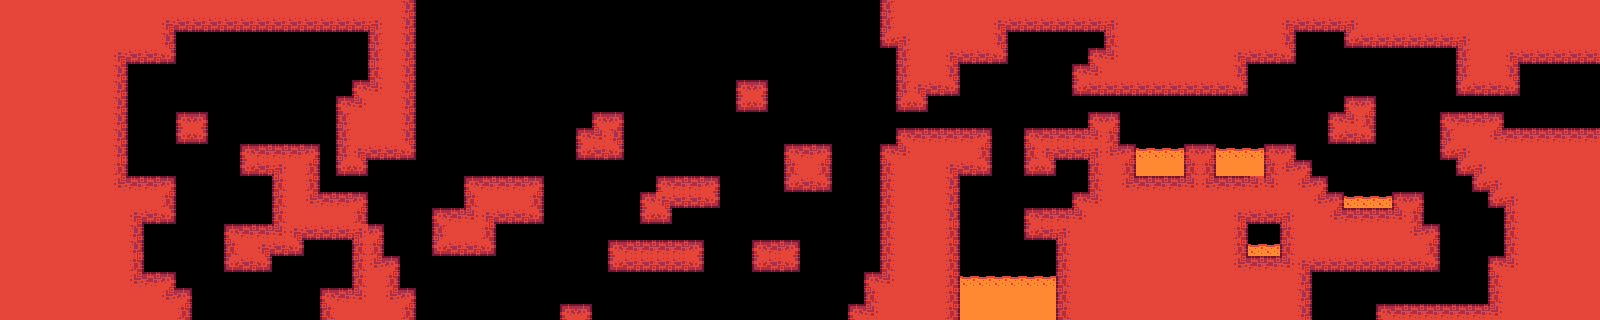

A level layout from a 2D game, rendered from its tile map. Below: a short description, then the map file with tile-grid data replaced by summaries:
An orthogonal 100x20 tile map with 16x16 px tiles, 2 tile layers (solids, decor), 2 tilesets and 45 objects (18x organ, 13x enemy, 6x fire, 3x fly, 3x shoot_enemy, ...).

<map version="1.2" tiledversion="1.2.4" orientation="orthogonal" renderorder="right-down" width="100" height="20" tilewidth="16" tileheight="16" infinite="0" nextlayerid="16" nextobjectid="202">
 <tileset firstgid="1" name="tilemap" tilewidth="16" tileheight="16" tilecount="295" columns="17">
  <image source="../atlases/tilemap.png" trans="aaff7f" width="272" height="272" />
  <tile id="0">
   <properties>
    <property name="solid" value="false" />
   </properties>
  </tile>
  <tile id="1">
   <properties>
    <property name="solid" value="true" />
   </properties>
  </tile>
  <tile id="2">
   <properties>
    <property name="solid" value="false" />
   </properties>
  </tile>
  <tile id="3">
   <properties>
    <property name="solid" value="false" />
   </properties>
  </tile>
  <tile id="4">
   <properties>
    <property name="solid" value="false" />
   </properties>
  </tile>
  <tile id="17">
   <properties>
    <property name="solid" value="false" />
   </properties>
  </tile>
  <tile id="18">
   <properties>
    <property name="solid" value="false" />
   </properties>
  </tile>
  <tile id="19">
   <properties>
    <property name="solid" value="false" />
   </properties>
  </tile>
  <tile id="20">
   <properties>
    <property name="solid" value="false" />
   </properties>
  </tile>
  <tile id="21">
   <properties>
    <property name="solid" value="false" />
   </properties>
  </tile>
  <tile id="34">
   <properties>
    <property name="solid" value="false" />
   </properties>
  </tile>
  <tile id="35">
   <properties>
    <property name="solid" value="false" />
   </properties>
  </tile>
  <tile id="36">
   <properties>
    <property name="solid" value="true" />
   </properties>
  </tile>
  <tile id="37">
   <properties>
    <property name="solid" value="true" />
   </properties>
  </tile>
  <tile id="38">
   <properties>
    <property name="solid" value="true" />
   </properties>
  </tile>
  <tile id="51">
   <properties>
    <property name="solid" value="true" />
   </properties>
  </tile>
  <tile id="52">
   <properties>
    <property name="solid" value="true" />
   </properties>
  </tile>
  <tile id="53">
   <properties>
    <property name="solid" value="true" />
   </properties>
  </tile>
  <tile id="54">
   <properties>
    <property name="solid" value="false" />
   </properties>
  </tile>
  <tile id="55">
   <properties>
    <property name="solid" value="false" />
   </properties>
  </tile>
  <tile id="68">
   <properties>
    <property name="solid" value="false" />
   </properties>
  </tile>
  <tile id="69">
   <properties>
    <property name="solid" value="false" />
   </properties>
  </tile>
  <tile id="70">
   <properties>
    <property name="solid" value="false" />
   </properties>
  </tile>
  <tile id="71">
   <properties>
    <property name="solid" value="false" />
   </properties>
  </tile>
  <tile id="72">
   <properties>
    <property name="solid" value="false" />
   </properties>
  </tile>
  <tile id="85">
   <properties>
    <property name="solid" value="false" />
   </properties>
  </tile>
  <tile id="86">
   <properties>
    <property name="solid" value="false" />
   </properties>
  </tile>
  <tile id="87">
   <properties>
    <property name="solid" value="false" />
   </properties>
  </tile>
  <tile id="88">
   <properties>
    <property name="solid" value="false" />
   </properties>
  </tile>
  <tile id="89">
   <properties>
    <property name="solid" value="false" />
   </properties>
  </tile>
  <tile id="102">
   <properties>
    <property name="solid" value="true" />
   </properties>
  </tile>
  <tile id="103">
   <properties>
    <property name="solid" value="true" />
   </properties>
  </tile>
  <tile id="104">
   <properties>
    <property name="solid" value="true" />
   </properties>
  </tile>
  <tile id="105">
   <properties>
    <property name="solid" value="true" />
   </properties>
  </tile>
  <tile id="106">
   <properties>
    <property name="solid" value="true" />
   </properties>
  </tile>
  <tile id="119">
   <properties>
    <property name="solid" value="true" />
   </properties>
  </tile>
  <tile id="120">
   <properties>
    <property name="solid" value="false" />
   </properties>
  </tile>
  <tile id="121">
   <properties>
    <property name="solid" value="false" />
   </properties>
  </tile>
  <tile id="122">
   <properties>
    <property name="solid" value="false" />
   </properties>
  </tile>
  <tile id="123">
   <properties>
    <property name="solid" value="false" />
   </properties>
  </tile>
  <tile id="136">
   <properties>
    <property name="solid" value="false" />
   </properties>
  </tile>
  <tile id="137">
   <properties>
    <property name="solid" value="false" />
   </properties>
  </tile>
  <tile id="138">
   <properties>
    <property name="solid" value="false" />
   </properties>
  </tile>
  <tile id="139">
   <properties>
    <property name="solid" value="false" />
   </properties>
  </tile>
  <tile id="140">
   <properties>
    <property name="solid" value="false" />
   </properties>
  </tile>
  <tile id="153">
   <properties>
    <property name="solid" value="false" />
   </properties>
  </tile>
  <tile id="154">
   <properties>
    <property name="solid" value="false" />
   </properties>
  </tile>
  <tile id="155">
   <properties>
    <property name="solid" value="false" />
   </properties>
  </tile>
  <tile id="156">
   <properties>
    <property name="solid" value="true" />
   </properties>
  </tile>
  <tile id="157">
   <properties>
    <property name="solid" value="true" />
   </properties>
  </tile>
  <tile id="170">
   <properties>
    <property name="solid" value="true" />
   </properties>
  </tile>
  <tile id="171">
   <properties>
    <property name="solid" value="true" />
   </properties>
  </tile>
  <tile id="172">
   <properties>
    <property name="solid" value="true" />
   </properties>
  </tile>
  <tile id="173">
   <properties>
    <property name="solid" value="true" />
   </properties>
  </tile>
  <tile id="174">
   <properties>
    <property name="solid" value="false" />
   </properties>
  </tile>
  <tile id="187">
   <properties>
    <property name="solid" value="false" />
   </properties>
  </tile>
  <tile id="188">
   <properties>
    <property name="solid" value="false" />
   </properties>
  </tile>
  <tile id="189">
   <properties>
    <property name="solid" value="false" />
   </properties>
  </tile>
  <tile id="190">
   <properties>
    <property name="solid" value="false" />
   </properties>
  </tile>
  <tile id="191">
   <properties>
    <property name="solid" value="false" />
   </properties>
  </tile>
  <tile id="204">
   <properties>
    <property name="solid" value="false" />
   </properties>
  </tile>
  <tile id="205">
   <properties>
    <property name="solid" value="false" />
   </properties>
  </tile>
  <tile id="206">
   <properties>
    <property name="solid" value="false" />
   </properties>
  </tile>
  <tile id="207">
   <properties>
    <property name="solid" value="false" />
   </properties>
  </tile>
  <tile id="208">
   <properties>
    <property name="solid" value="false" />
   </properties>
  </tile>
  <tile id="221">
   <properties>
    <property name="solid" value="false" />
   </properties>
  </tile>
  <tile id="222">
   <properties>
    <property name="solid" value="true" />
   </properties>
  </tile>
  <tile id="223">
   <properties>
    <property name="solid" value="true" />
   </properties>
  </tile>
  <tile id="224">
   <properties>
    <property name="solid" value="true" />
   </properties>
  </tile>
  <tile id="225">
   <properties>
    <property name="solid" value="true" />
   </properties>
  </tile>
  <tile id="238">
   <properties>
    <property name="solid" value="true" />
   </properties>
  </tile>
  <tile id="239">
   <properties>
    <property name="solid" value="true" />
   </properties>
  </tile>
  <tile id="240">
   <properties>
    <property name="solid" value="true" />
   </properties>
  </tile>
  <tile id="241">
   <properties>
    <property name="solid" value="true" />
   </properties>
  </tile>
  <tile id="242">
   <properties>
    <property name="solid" value="true" />
   </properties>
  </tile>
  <tile id="255">
   <properties>
    <property name="solid" value="true" />
   </properties>
  </tile>
  <tile id="256">
   <properties>
    <property name="solid" value="true" />
   </properties>
  </tile>
  <tile id="257">
   <properties>
    <property name="solid" value="true" />
   </properties>
  </tile>
  <tile id="258">
   <properties>
    <property name="solid" value="true" />
   </properties>
  </tile>
  <tile id="259">
   <properties>
    <property name="solid" value="true" />
   </properties>
  </tile>
  <tile id="272">
   <properties>
    <property name="solid" value="false" />
   </properties>
  </tile>
  <tile id="273">
   <properties>
    <property name="solid" value="false" />
   </properties>
  </tile>
  <tile id="274">
   <properties>
    <property name="solid" value="false" />
   </properties>
  </tile>
  <tile id="275">
   <properties>
    <property name="solid" value="false" />
   </properties>
  </tile>
  <tile id="276">
   <properties>
    <property name="solid" value="false" />
   </properties>
  </tile>
  <tile id="290">
   <properties>
    <property name="solid" value="true" />
   </properties>
  </tile>
  <tile id="291">
   <properties>
    <property name="solid" value="true" />
   </properties>
  </tile>
  <tile id="292">
   <properties>
    <property name="solid" value="true" />
   </properties>
  </tile>
  <tile id="308">
   <properties>
    <property name="solid" value="true" />
   </properties>
  </tile>
  <tile id="309">
   <properties>
    <property name="solid" value="true" />
   </properties>
  </tile>
  <tile id="310">
   <properties>
    <property name="solid" value="true" />
   </properties>
  </tile>
 </tileset>
 <tileset firstgid="312" name="tilemap" tilewidth="16" tileheight="16" tilecount="289" columns="17">
  <image source="../atlases/tilemap.png" width="272" height="272" />
 </tileset>
 <layer id="15" name="solids" width="100" height="20">
  <data>[2000 cells, 1031 non-empty, 30 distinct tile ids]</data>
 </layer>
 <layer id="14" name="decor" width="100" height="20">
  <data>[2000 cells, 0 non-empty, 0 distinct tile ids]</data>
 </layer>
 <objectgroup id="5" name="spawn">
  <object id="144" type="player" x="330.167" y="267.583" />
  <object id="145" type="fire" x="331.667" y="180.833" />
  <object id="147" type="fire" x="907.834" y="117.5" />
  <object id="148" type="fire" x="925.167" y="117.833" />
  <object id="149" type="fire" x="1113.5" y="101.167" />
  <object id="150" type="fire" x="1466.17" y="101.167" />
  <object id="151" type="fire" x="1483.83" y="101.5" />
  <object id="152" type="finish" x="1550.5" y="79.8333" width="55" height="44.3333" />
  <object id="153" type="enemy" x="154.167" y="261.5" />
  <object id="154" type="enemy" x="251.834" y="133.5" />
  <object id="156" type="enemy" x="1035.83" y="117.5" />
  <object id="157" type="enemy" x="619.5" y="229.166" />
  <object id="158" type="enemy" x="474.167" y="164.833" />
  <object id="160" type="enemy" x="1355.17" y="86.5" />
  <object id="161" type="fly" x="634.167" y="-21.1667" />
  <object id="162" type="fly" x="783.167" y="16.8333" />
  <object id="166" type="shoot_enemy" x="1387.5" y="292.166" />
  <object id="167" type="shoot_enemy" x="1417.5" y="180.5" />
  <object id="168" type="shoot_enemy" x="842.5" y="307.833" />
  <object id="169" type="organ" x="357.167" y="62.5833" />
  <object id="170" type="organ" x="255.167" y="206.833" />
  <object id="171" type="organ" x="189.917" y="90.3333" />
  <object id="172" type="organ" x="572.5" y="289.833" />
  <object id="174" type="organ" x="867.667" y="259.833" />
  <object id="175" type="organ" x="1080.17" y="47.3333" />
  <object id="176" type="organ" x="1210.53" y="124.561" />
  <object id="177" type="organ" x="1330.17" y="158.083" />
  <object id="178" type="organ" x="1474.17" y="281.833" />
  <object id="180" type="enemy" x="1277.5" y="126.5" />
  <object id="181" type="enemy" x="1067.17" y="112.833" />
  <object id="182" type="enemy" x="814.167" y="126.167" />
  <object id="183" type="enemy" x="689.167" y="228.166" />
  <object id="184" type="enemy" x="497.417" y="157.583" />
  <object id="185" type="enemy" x="700.167" y="158.833" />
  <object id="186" type="organ" x="755.167" y="63.1667" />
  <object id="187" type="organ" x="596.167" y="93.1667" />
  <object id="189" type="enemy" x="149.667" y="159.833" />
  <object id="192" type="fly" x="462.667" y="-23.0837" />
  <object id="195" type="organ" x="1076.17" y="174.166" />
  <object id="196" type="organ" x="1060.5" y="187.833" />
  <object id="197" type="organ" x="1040.5" y="189.833" />
  <object id="198" type="organ" x="533.167" y="157.833" />
  <object id="199" type="organ" x="443.834" y="185.833" />
  <object id="200" type="organ" x="278.417" y="130.333" />
  <object id="201" type="organ" x="1438.92" y="288.833" />
 </objectgroup>
</map>
